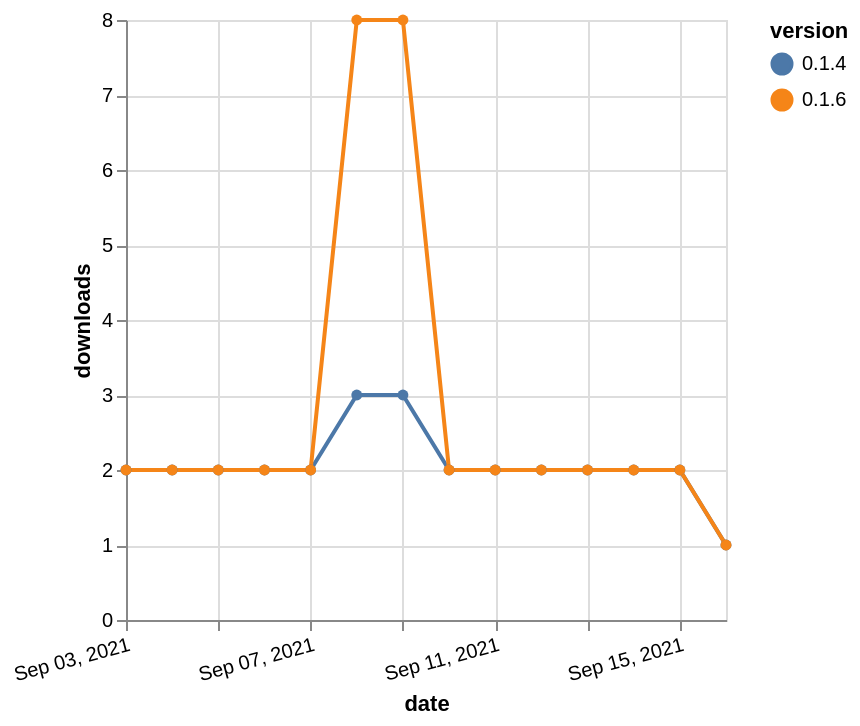

Vega-Lite specification for this chart:
### Vega-Lite specification from a JSON file in a GitHub repository (floating-point values rounded to 4 significant figures)
{"$schema": "https://vega.github.io/schema/vega-lite/v5.json", "description": "A simple bar chart with embedded data.", "data": {"values": [{"date": "2021-09-03", "total": 2523, "delta": 2, "version": "0.1.4"}, {"date": "2021-09-04", "total": 2525, "delta": 2, "version": "0.1.4"}, {"date": "2021-09-05", "total": 2527, "delta": 2, "version": "0.1.4"}, {"date": "2021-09-06", "total": 2529, "delta": 2, "version": "0.1.4"}, {"date": "2021-09-07", "total": 2531, "delta": 2, "version": "0.1.4"}, {"date": "2021-09-08", "total": 2534, "delta": 3, "version": "0.1.4"}, {"date": "2021-09-09", "total": 2537, "delta": 3, "version": "0.1.4"}, {"date": "2021-09-10", "total": 2539, "delta": 2, "version": "0.1.4"}, {"date": "2021-09-11", "total": 2541, "delta": 2, "version": "0.1.4"}, {"date": "2021-09-12", "total": 2543, "delta": 2, "version": "0.1.4"}, {"date": "2021-09-13", "total": 2545, "delta": 2, "version": "0.1.4"}, {"date": "2021-09-14", "total": 2547, "delta": 2, "version": "0.1.4"}, {"date": "2021-09-15", "total": 2549, "delta": 2, "version": "0.1.4"}, {"date": "2021-09-16", "total": 2550, "delta": 1, "version": "0.1.4"}, {"date": "2021-09-03", "total": 4934, "delta": 2, "version": "0.1.6"}, {"date": "2021-09-04", "total": 4936, "delta": 2, "version": "0.1.6"}, {"date": "2021-09-05", "total": 4938, "delta": 2, "version": "0.1.6"}, {"date": "2021-09-06", "total": 4940, "delta": 2, "version": "0.1.6"}, {"date": "2021-09-07", "total": 4942, "delta": 2, "version": "0.1.6"}, {"date": "2021-09-08", "total": 4950, "delta": 8, "version": "0.1.6"}, {"date": "2021-09-09", "total": 4958, "delta": 8, "version": "0.1.6"}, {"date": "2021-09-10", "total": 4960, "delta": 2, "version": "0.1.6"}, {"date": "2021-09-11", "total": 4962, "delta": 2, "version": "0.1.6"}, {"date": "2021-09-12", "total": 4964, "delta": 2, "version": "0.1.6"}, {"date": "2021-09-13", "total": 4966, "delta": 2, "version": "0.1.6"}, {"date": "2021-09-14", "total": 4968, "delta": 2, "version": "0.1.6"}, {"date": "2021-09-15", "total": 4970, "delta": 2, "version": "0.1.6"}, {"date": "2021-09-16", "total": 4971, "delta": 1, "version": "0.1.6"}]}, "width": "container", "mark": {"type": "line", "point": {"filled": true}}, "encoding": {"x": {"field": "date", "type": "temporal", "timeUnit": "yearmonthdate", "title": "date", "axis": {"labelAngle": -15}}, "y": {"field": "delta", "type": "quantitative", "title": "downloads"}, "color": {"field": "version", "type": "nominal"}, "tooltip": {"field": "delta"}}}
